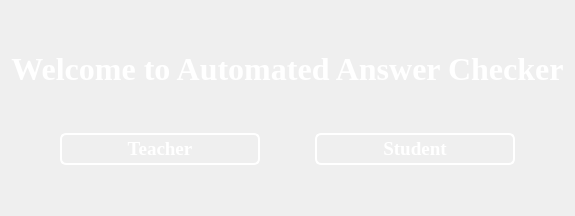
      <widget class="QWidget" name="page">
       <layout class="QGridLayout" name="gridLayout_3">
        <item row="3" column="0" colspan="2">
         <spacer name="verticalSpacer_10">
          <property name="orientation">
           <enum>Qt::Vertical</enum>
          </property>
          <property name="sizeHint" stdset="0">
           <size>
            <width>20</width>
            <height>40</height>
           </size>
          </property>
         </spacer>
        </item>
        <item row="2" column="0" colspan="2">
         <widget class="QLabel" name="label_9">
          <property name="sizePolicy">
           <sizepolicy hsizetype="Preferred" vsizetype="Fixed">
            <horstretch>0</horstretch>
            <verstretch>0</verstretch>
           </sizepolicy>
          </property>
          <property name="font">
           <font>
            <family>Times New Roman</family>
            <pointsize>24</pointsize>
            <weight>75</weight>
            <bold>true</bold>
           </font>
          </property>
          <property name="styleSheet">
           <string notr="true">color:rgb(255,255,255);</string>
          </property>
          <property name="text">
           <string>Welcome to Automated Answer Checker</string>
          </property>
          <property name="alignment">
           <set>Qt::AlignCenter</set>
          </property>
         </widget>
        </item>
        <item row="4" column="0" colspan="2">
         <layout class="QHBoxLayout" name="horizontalLayout">
          <item>
           <widget class="QPushButton" name="pushButton_2">
            <property name="minimumSize">
             <size>
              <width>200</width>
              <height>0</height>
             </size>
            </property>
            <property name="font">
             <font>
              <family>Times New Roman</family>
              <pointsize>14</pointsize>
              <weight>75</weight>
              <bold>true</bold>
             </font>
            </property>
            <property name="styleSheet">
             <string notr="true">QPushButton{
background:none;
 border:2px solid #ffffff;
 border-radius:6px;
 color:#ffffff;
 padding-top:3px;
 padding-bottom:3px;
max-width:110px;
}
     QPushButton:hover{
	color: rgb(255, 255, 255);
	border-color: rgb(195, 206, 224);
}</string>
            </property>
            <property name="text">
             <string>Teacher</string>
            </property>
           </widget>
          </item>
          <item>
           <widget class="QPushButton" name="pushButton">
            <property name="minimumSize">
             <size>
              <width>200</width>
              <height>0</height>
             </size>
            </property>
            <property name="font">
             <font>
              <family>Times New Roman</family>
              <pointsize>14</pointsize>
              <weight>75</weight>
              <bold>true</bold>
             </font>
            </property>
            <property name="styleSheet">
             <string notr="true">QPushButton{
background:none;
 border:2px solid #ffffff;
 border-radius:6px;
 color:#ffffff;
 padding-top:3px;
 padding-bottom:3px;
max-width:110px;
}
     QPushButton:hover{
	color: rgb(255, 255, 255);
	border-color: rgb(195, 206, 224);
}</string>
            </property>
            <property name="text">
             <string>Student</string>
            </property>
           </widget>
          </item>
         </layout>
        </item>
        <item row="1" column="0" colspan="2">
         <spacer name="verticalSpacer">
          <property name="orientation">
           <enum>Qt::Vertical</enum>
          </property>
          <property name="sizeHint" stdset="0">
           <size>
            <width>20</width>
            <height>40</height>
           </size>
          </property>
         </spacer>
        </item>
        <item row="5" column="0" colspan="2">
         <spacer name="verticalSpacer_2">
          <property name="orientation">
           <enum>Qt::Vertical</enum>
          </property>
          <property name="sizeHint" stdset="0">
           <size>
            <width>20</width>
            <height>40</height>
           </size>
          </property>
         </spacer>
        </item>
       </layout>
      </widget>
